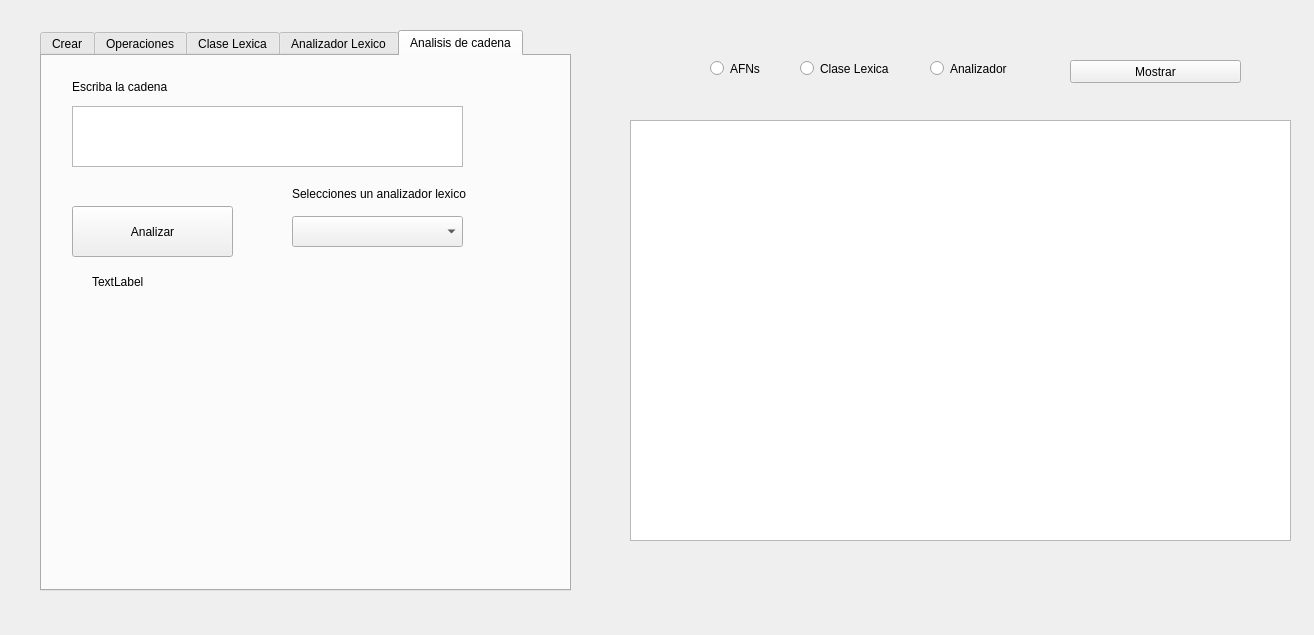
<?xml version="1.0" encoding="UTF-8"?>
<ui version="4.0">
 <class>Form</class>
 <widget class="QWidget" name="Form">
  <property name="geometry">
   <rect>
    <x>0</x>
    <y>0</y>
    <width>1314</width>
    <height>635</height>
   </rect>
  </property>
  <property name="windowTitle">
   <string>Analizador Lexico</string>
  </property>
  <widget class="QTabWidget" name="Pestanias">
   <property name="geometry">
    <rect>
     <x>40</x>
     <y>30</y>
     <width>531</width>
     <height>561</height>
    </rect>
   </property>
   <property name="currentIndex">
    <number>4</number>
   </property>
   <widget class="QWidget" name="Crear">
    <attribute name="title">
     <string>Crear</string>
    </attribute>
    <widget class="QPushButton" name="pushButton_Crear">
     <property name="geometry">
      <rect>
       <x>100</x>
       <y>430</y>
       <width>311</width>
       <height>31</height>
      </rect>
     </property>
     <property name="text">
      <string>Crear AFN</string>
     </property>
    </widget>
    <widget class="QSpinBox" name="spinBox_num_Estados">
     <property name="geometry">
      <rect>
       <x>70</x>
       <y>40</y>
       <width>42</width>
       <height>22</height>
      </rect>
     </property>
    </widget>
    <widget class="QLabel" name="label_1">
     <property name="geometry">
      <rect>
       <x>10</x>
       <y>10</y>
       <width>131</width>
       <height>21</height>
      </rect>
     </property>
     <property name="text">
      <string>Rango de los estados</string>
     </property>
    </widget>
    <widget class="QTextEdit" name="textEdit_Lenguale">
     <property name="geometry">
      <rect>
       <x>10</x>
       <y>190</y>
       <width>471</width>
       <height>71</height>
      </rect>
     </property>
    </widget>
    <widget class="QLabel" name="label_2">
     <property name="geometry">
      <rect>
       <x>10</x>
       <y>120</y>
       <width>81</width>
       <height>16</height>
      </rect>
     </property>
     <property name="text">
      <string>Lenguje:</string>
     </property>
    </widget>
    <widget class="QLabel" name="label_4">
     <property name="geometry">
      <rect>
       <x>10</x>
       <y>150</y>
       <width>441</width>
       <height>21</height>
      </rect>
     </property>
     <property name="text">
      <string>Formato: simbolo,simbolo,simbolo,[simboloinicial-simbolofinal],simbolo</string>
     </property>
    </widget>
    <widget class="QLabel" name="label_5">
     <property name="geometry">
      <rect>
       <x>10</x>
       <y>270</y>
       <width>181</width>
       <height>21</height>
      </rect>
     </property>
     <property name="text">
      <string>Transiciones</string>
     </property>
    </widget>
    <widget class="QLabel" name="label_6">
     <property name="geometry">
      <rect>
       <x>20</x>
       <y>300</y>
       <width>411</width>
       <height>16</height>
      </rect>
     </property>
     <property name="text">
      <string>Formato: [edo,edo,simbolo]-[edo,edo,simbolo-[edo,edo,simbolo]</string>
     </property>
    </widget>
    <widget class="QTextEdit" name="textEdit_Transiciones">
     <property name="geometry">
      <rect>
       <x>20</x>
       <y>320</y>
       <width>461</width>
       <height>91</height>
      </rect>
     </property>
    </widget>
    <widget class="QTextEdit" name="textEdit_EstadosAceptacion">
     <property name="geometry">
      <rect>
       <x>220</x>
       <y>100</y>
       <width>261</width>
       <height>31</height>
      </rect>
     </property>
    </widget>
    <widget class="QLabel" name="label_3">
     <property name="geometry">
      <rect>
       <x>220</x>
       <y>40</y>
       <width>131</width>
       <height>16</height>
      </rect>
     </property>
     <property name="text">
      <string>Estados de aceptacion</string>
     </property>
    </widget>
    <widget class="QLabel" name="label_7">
     <property name="geometry">
      <rect>
       <x>220</x>
       <y>70</y>
       <width>241</width>
       <height>16</height>
      </rect>
     </property>
     <property name="text">
      <string>Formato: edo-edo-edo-edo</string>
     </property>
    </widget>
    <widget class="QLabel" name="label_13">
     <property name="geometry">
      <rect>
       <x>20</x>
       <y>40</y>
       <width>47</width>
       <height>21</height>
      </rect>
     </property>
     <property name="text">
      <string>0 hasta:</string>
     </property>
    </widget>
    <widget class="QLabel" name="label_19">
     <property name="geometry">
      <rect>
       <x>0</x>
       <y>70</y>
       <width>201</width>
       <height>16</height>
      </rect>
     </property>
     <property name="text">
      <string>El estado Inicial siempre sera el  0</string>
     </property>
    </widget>
    <widget class="QLabel" name="label">
     <property name="geometry">
      <rect>
       <x>170</x>
       <y>10</y>
       <width>141</width>
       <height>20</height>
      </rect>
     </property>
     <property name="text">
      <string>Nombre del automata:</string>
     </property>
    </widget>
    <widget class="QLineEdit" name="lineEdit_NombreAFN">
     <property name="geometry">
      <rect>
       <x>300</x>
       <y>10</y>
       <width>181</width>
       <height>20</height>
      </rect>
     </property>
     <property name="text">
      <string/>
     </property>
    </widget>
    <widget class="QLabel" name="label_StatusCrear">
     <property name="geometry">
      <rect>
       <x>80</x>
       <y>470</y>
       <width>371</width>
       <height>20</height>
      </rect>
     </property>
     <property name="text">
      <string>TextLabel</string>
     </property>
    </widget>
   </widget>
   <widget class="QWidget" name="Operaciones">
    <attribute name="title">
     <string>Operaciones</string>
    </attribute>
    <widget class="QPushButton" name="pushButton_CerraduraPositiva">
     <property name="geometry">
      <rect>
       <x>20</x>
       <y>330</y>
       <width>171</width>
       <height>23</height>
      </rect>
     </property>
     <property name="text">
      <string>Cerradura +</string>
     </property>
    </widget>
    <widget class="QPushButton" name="pushButton_CerraduraKleene">
     <property name="geometry">
      <rect>
       <x>20</x>
       <y>390</y>
       <width>171</width>
       <height>23</height>
      </rect>
     </property>
     <property name="text">
      <string>Cerradura Kleene</string>
     </property>
    </widget>
    <widget class="QPushButton" name="pushButton_Opcional">
     <property name="geometry">
      <rect>
       <x>20</x>
       <y>450</y>
       <width>171</width>
       <height>23</height>
      </rect>
     </property>
     <property name="text">
      <string>Opcional</string>
     </property>
    </widget>
    <widget class="QComboBox" name="comboBox_ACerradura">
     <property name="geometry">
      <rect>
       <x>290</x>
       <y>360</y>
       <width>171</width>
       <height>22</height>
      </rect>
     </property>
    </widget>
    <widget class="QLabel" name="label_18">
     <property name="geometry">
      <rect>
       <x>270</x>
       <y>330</y>
       <width>221</width>
       <height>16</height>
      </rect>
     </property>
     <property name="text">
      <string>Seleccionar automata para cerradura</string>
     </property>
    </widget>
    <widget class="QLabel" name="label_StatusPositiva">
     <property name="geometry">
      <rect>
       <x>30</x>
       <y>360</y>
       <width>151</width>
       <height>16</height>
      </rect>
     </property>
     <property name="text">
      <string>TextLabel</string>
     </property>
    </widget>
    <widget class="QLabel" name="label_StatusKleene">
     <property name="geometry">
      <rect>
       <x>30</x>
       <y>420</y>
       <width>151</width>
       <height>16</height>
      </rect>
     </property>
     <property name="text">
      <string>TextLabel</string>
     </property>
    </widget>
    <widget class="QLabel" name="label_StatusOpcional">
     <property name="geometry">
      <rect>
       <x>30</x>
       <y>480</y>
       <width>161</width>
       <height>16</height>
      </rect>
     </property>
     <property name="text">
      <string>TextLabel</string>
     </property>
    </widget>
    <widget class="QGroupBox" name="groupBox">
     <property name="geometry">
      <rect>
       <x>10</x>
       <y>10</y>
       <width>501</width>
       <height>141</height>
      </rect>
     </property>
     <property name="title">
      <string>Union</string>
     </property>
     <widget class="QComboBox" name="comboBox_A2Unir">
      <property name="geometry">
       <rect>
        <x>310</x>
        <y>20</y>
        <width>171</width>
        <height>22</height>
       </rect>
      </property>
     </widget>
     <widget class="QComboBox" name="comboBox_A1Unir">
      <property name="geometry">
       <rect>
        <x>20</x>
        <y>20</y>
        <width>171</width>
        <height>22</height>
       </rect>
      </property>
     </widget>
     <widget class="QLabel" name="label_14">
      <property name="geometry">
       <rect>
        <x>230</x>
        <y>20</y>
        <width>47</width>
        <height>21</height>
       </rect>
      </property>
      <property name="text">
       <string>Unir con</string>
      </property>
     </widget>
     <widget class="QLineEdit" name="lineEdit_UnionNom">
      <property name="geometry">
       <rect>
        <x>20</x>
        <y>90</y>
        <width>171</width>
        <height>20</height>
       </rect>
      </property>
     </widget>
     <widget class="QLabel" name="label_16">
      <property name="geometry">
       <rect>
        <x>20</x>
        <y>60</y>
        <width>171</width>
        <height>16</height>
       </rect>
      </property>
      <property name="text">
       <string>Nombre de la union</string>
      </property>
     </widget>
     <widget class="QPushButton" name="pushButton_Unir">
      <property name="geometry">
       <rect>
        <x>310</x>
        <y>70</y>
        <width>171</width>
        <height>23</height>
       </rect>
      </property>
      <property name="text">
       <string>Unir</string>
      </property>
     </widget>
     <widget class="QLabel" name="label_StatusUnir">
      <property name="geometry">
       <rect>
        <x>300</x>
        <y>110</y>
        <width>121</width>
        <height>16</height>
       </rect>
      </property>
      <property name="text">
       <string>TextLabel</string>
      </property>
     </widget>
    </widget>
    <widget class="QGroupBox" name="groupBox_2">
     <property name="geometry">
      <rect>
       <x>10</x>
       <y>160</y>
       <width>501</width>
       <height>151</height>
      </rect>
     </property>
     <property name="title">
      <string>Concatenacion</string>
     </property>
     <widget class="QComboBox" name="comboBox_A2Concat">
      <property name="geometry">
       <rect>
        <x>310</x>
        <y>30</y>
        <width>171</width>
        <height>22</height>
       </rect>
      </property>
     </widget>
     <widget class="QLabel" name="label_15">
      <property name="geometry">
       <rect>
        <x>200</x>
        <y>30</y>
        <width>91</width>
        <height>21</height>
       </rect>
      </property>
      <property name="text">
       <string>Concatenar con</string>
      </property>
     </widget>
     <widget class="QComboBox" name="comboBox_A1Concat">
      <property name="geometry">
       <rect>
        <x>20</x>
        <y>30</y>
        <width>171</width>
        <height>22</height>
       </rect>
      </property>
     </widget>
     <widget class="QLineEdit" name="lineEdit_ConcatNom">
      <property name="geometry">
       <rect>
        <x>20</x>
        <y>110</y>
        <width>171</width>
        <height>20</height>
       </rect>
      </property>
     </widget>
     <widget class="QLabel" name="label_17">
      <property name="geometry">
       <rect>
        <x>20</x>
        <y>70</y>
        <width>171</width>
        <height>16</height>
       </rect>
      </property>
      <property name="text">
       <string>Nombre de la concatenacion</string>
      </property>
     </widget>
     <widget class="QPushButton" name="pushButton_Concat">
      <property name="geometry">
       <rect>
        <x>310</x>
        <y>80</y>
        <width>171</width>
        <height>23</height>
       </rect>
      </property>
      <property name="text">
       <string>concatenar</string>
      </property>
     </widget>
     <widget class="QLabel" name="label_StatusConcat">
      <property name="geometry">
       <rect>
        <x>300</x>
        <y>120</y>
        <width>141</width>
        <height>16</height>
       </rect>
      </property>
      <property name="text">
       <string>TextLabel</string>
      </property>
     </widget>
    </widget>
   </widget>
   <widget class="QWidget" name="tab">
    <attribute name="title">
     <string>Clase Lexica</string>
    </attribute>
    <widget class="QComboBox" name="comboBox_AFN">
     <property name="geometry">
      <rect>
       <x>280</x>
       <y>70</y>
       <width>191</width>
       <height>22</height>
      </rect>
     </property>
    </widget>
    <widget class="QLineEdit" name="lineEdit_ClaseLexicaNom">
     <property name="geometry">
      <rect>
       <x>30</x>
       <y>70</y>
       <width>171</width>
       <height>20</height>
      </rect>
     </property>
    </widget>
    <widget class="QLabel" name="label_9">
     <property name="geometry">
      <rect>
       <x>30</x>
       <y>40</y>
       <width>151</width>
       <height>16</height>
      </rect>
     </property>
     <property name="text">
      <string>Nombre Clase Lexica</string>
     </property>
    </widget>
    <widget class="QSpinBox" name="spinBox_Token">
     <property name="geometry">
      <rect>
       <x>360</x>
       <y>150</y>
       <width>42</width>
       <height>22</height>
      </rect>
     </property>
    </widget>
    <widget class="QLabel" name="label_12">
     <property name="geometry">
      <rect>
       <x>360</x>
       <y>120</y>
       <width>61</width>
       <height>16</height>
      </rect>
     </property>
     <property name="text">
      <string>Token</string>
     </property>
    </widget>
    <widget class="QLabel" name="label_20">
     <property name="geometry">
      <rect>
       <x>300</x>
       <y>40</y>
       <width>131</width>
       <height>16</height>
      </rect>
     </property>
     <property name="text">
      <string>Seleccionar AFN</string>
     </property>
    </widget>
    <widget class="QPushButton" name="pushButton_CrearClaseLexica">
     <property name="geometry">
      <rect>
       <x>170</x>
       <y>300</y>
       <width>181</width>
       <height>41</height>
      </rect>
     </property>
     <property name="text">
      <string>Crear Clase Lexica</string>
     </property>
    </widget>
    <widget class="QLabel" name="label_StatusClaseLexica">
     <property name="geometry">
      <rect>
       <x>170</x>
       <y>370</y>
       <width>191</width>
       <height>31</height>
      </rect>
     </property>
     <property name="text">
      <string>TextLabel</string>
     </property>
    </widget>
   </widget>
   <widget class="QWidget" name="AnalizadorLexico">
    <attribute name="title">
     <string>Analizador Lexico</string>
    </attribute>
    <widget class="QPushButton" name="pushButton_CrearAnalizador">
     <property name="geometry">
      <rect>
       <x>20</x>
       <y>410</y>
       <width>191</width>
       <height>41</height>
      </rect>
     </property>
     <property name="text">
      <string>Crear Analizador Lexico</string>
     </property>
    </widget>
    <widget class="QLabel" name="label_11">
     <property name="geometry">
      <rect>
       <x>40</x>
       <y>40</y>
       <width>151</width>
       <height>16</height>
      </rect>
     </property>
     <property name="text">
      <string>Nombre para el analizador</string>
     </property>
    </widget>
    <widget class="QLineEdit" name="lineEdit_AnalizadorNom">
     <property name="geometry">
      <rect>
       <x>20</x>
       <y>80</y>
       <width>191</width>
       <height>21</height>
      </rect>
     </property>
    </widget>
    <widget class="QLabel" name="label_StatusALexico">
     <property name="geometry">
      <rect>
       <x>20</x>
       <y>470</y>
       <width>211</width>
       <height>16</height>
      </rect>
     </property>
     <property name="text">
      <string>TextLabel</string>
     </property>
    </widget>
    <widget class="QLabel" name="label_22">
     <property name="geometry">
      <rect>
       <x>290</x>
       <y>40</y>
       <width>151</width>
       <height>16</height>
      </rect>
     </property>
     <property name="text">
      <string>Selecciones la clase lexica</string>
     </property>
    </widget>
    <widget class="QComboBox" name="comboBox_ClasesLexicas">
     <property name="geometry">
      <rect>
       <x>20</x>
       <y>210</y>
       <width>181</width>
       <height>22</height>
      </rect>
     </property>
    </widget>
    <widget class="QTableWidget" name="tableWidget_ClasesLexicas">
     <property name="geometry">
      <rect>
       <x>240</x>
       <y>80</y>
       <width>271</width>
       <height>431</height>
      </rect>
     </property>
     <row>
      <property name="text">
       <string>1</string>
      </property>
     </row>
     <row>
      <property name="text">
       <string>2</string>
      </property>
     </row>
     <column>
      <property name="text">
       <string>Clase Lexica</string>
      </property>
      <property name="font">
       <font>
        <weight>50</weight>
        <bold>false</bold>
       </font>
      </property>
      <property name="textAlignment">
       <set>AlignHCenter|AlignBottom</set>
      </property>
     </column>
     <column>
      <property name="text">
       <string>Token</string>
      </property>
     </column>
     <item row="0" column="0">
      <property name="text">
       <string>clase1</string>
      </property>
      <property name="checkState">
       <enum>Unchecked</enum>
      </property>
     </item>
     <item row="1" column="0">
      <property name="text">
       <string>clase2</string>
      </property>
      <property name="checkState">
       <enum>Unchecked</enum>
      </property>
     </item>
    </widget>
   </widget>
   <widget class="QWidget" name="AnalisisCadena">
    <attribute name="title">
     <string>Analisis de cadena</string>
    </attribute>
    <widget class="QPushButton" name="pushButton_AnalizarCad">
     <property name="geometry">
      <rect>
       <x>30</x>
       <y>150</y>
       <width>161</width>
       <height>51</height>
      </rect>
     </property>
     <property name="text">
      <string>Analizar</string>
     </property>
    </widget>
    <widget class="QTextEdit" name="textEdit_EntradaCadena">
     <property name="geometry">
      <rect>
       <x>30</x>
       <y>50</y>
       <width>391</width>
       <height>61</height>
      </rect>
     </property>
    </widget>
    <widget class="QLabel" name="label_8">
     <property name="geometry">
      <rect>
       <x>30</x>
       <y>20</y>
       <width>161</width>
       <height>21</height>
      </rect>
     </property>
     <property name="text">
      <string>Escriba la cadena</string>
     </property>
    </widget>
    <widget class="QLabel" name="label_StatusAnalisisCad">
     <property name="geometry">
      <rect>
       <x>50</x>
       <y>210</y>
       <width>131</width>
       <height>31</height>
      </rect>
     </property>
     <property name="text">
      <string>TextLabel</string>
     </property>
    </widget>
    <widget class="QComboBox" name="comboBox_Analizadores">
     <property name="geometry">
      <rect>
       <x>250</x>
       <y>160</y>
       <width>171</width>
       <height>31</height>
      </rect>
     </property>
    </widget>
    <widget class="QLabel" name="label_10">
     <property name="geometry">
      <rect>
       <x>250</x>
       <y>130</y>
       <width>191</width>
       <height>16</height>
      </rect>
     </property>
     <property name="text">
      <string>Selecciones un analizador lexico</string>
     </property>
    </widget>
   </widget>
  </widget>
  <widget class="QTableWidget" name="tableWidget_Mostrar">
   <property name="geometry">
    <rect>
     <x>630</x>
     <y>120</y>
     <width>661</width>
     <height>421</height>
    </rect>
   </property>
  </widget>
  <widget class="QPushButton" name="pushButton_Mostrar">
   <property name="geometry">
    <rect>
     <x>1070</x>
     <y>60</y>
     <width>171</width>
     <height>23</height>
    </rect>
   </property>
   <property name="text">
    <string>Mostrar</string>
   </property>
  </widget>
  <widget class="QRadioButton" name="radioButton_AFNs">
   <property name="geometry">
    <rect>
     <x>710</x>
     <y>60</y>
     <width>82</width>
     <height>17</height>
    </rect>
   </property>
   <property name="text">
    <string>AFNs</string>
   </property>
  </widget>
  <widget class="QRadioButton" name="radioButton_ClaseLexica">
   <property name="geometry">
    <rect>
     <x>800</x>
     <y>60</y>
     <width>111</width>
     <height>17</height>
    </rect>
   </property>
   <property name="text">
    <string>Clase Lexica</string>
   </property>
  </widget>
  <widget class="QRadioButton" name="radioButton_Analizador">
   <property name="geometry">
    <rect>
     <x>930</x>
     <y>60</y>
     <width>82</width>
     <height>17</height>
    </rect>
   </property>
   <property name="text">
    <string>Analizador</string>
   </property>
  </widget>
 </widget>
 <resources/>
 <connections/>
</ui>
